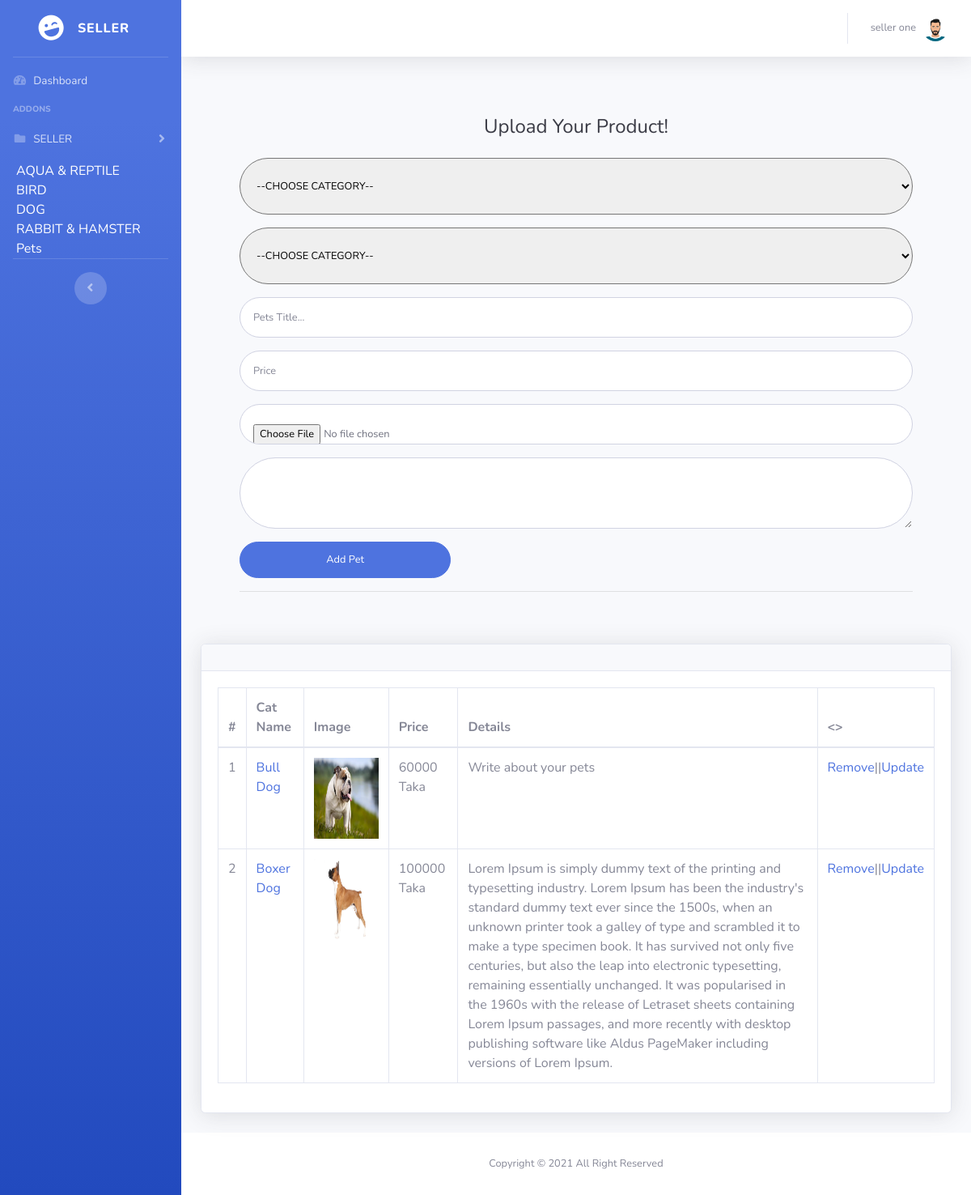
Page /admin/selpets.php (signed in) on the committed database.
### tables this page shows
CREATE TABLE `tbl_cat` (
  `cat_id` int(11) NOT NULL,
  `cat_name` varchar(300) NOT NULL
);

CREATE TABLE `tbl_product` (
  `pro_id` int(11) NOT NULL,
  `cat_id` int(11) NOT NULL,
  `sub_id` int(11) NOT NULL,
  `title` varchar(200) NOT NULL,
  `price` varchar(200) NOT NULL,
  `quantity` varchar(200) NOT NULL,
  `unit` varchar(200) NOT NULL,
  `image` varchar(300) NOT NULL,
  `details` text NOT NULL,
  `seller_id` int(11) NOT NULL,
  `hit` int(11) NOT NULL,
  `rat_hit` int(11) NOT NULL,
  `rat_avg` int(11) NOT NULL
);

### logicfiles/SessionClass.php (called while the page is built, shortened)
<?php
    class  Session{
        public static function get($key){
            if (isset($_SESSION[$key])) {
                return $_SESSION[$key];
            } else {
                return false;
            }
        }
    }
?>

### logicfiles/dbconnection.php (called while the page is built, shortened)
<?php
class DBconnection{
	public function connectDataBase(){
		$this->con = new mysqli('localhost', 'root', '','pet_shop');
	}
}
?>

### logicfiles/SelectClass.php (called while the page is built, shortened)
<?php
include_once 'dbconnection.php';
class SelectClass extends DBconnection{
	public function selectQuery($query){
		$result = $this->con->query($query) or die($this->con->error.__LINE__);
		if($result->num_rows > 0){
			return $result;
		}elseif($result->num_rows==0){
			return $result;
		} else {
			return $msg='no result found';
		}
	}
	public function selectallcat(){
		$query = "SELECT * FROM tbl_cat";
		$result = self::selectQuery($query);
		return $result;
	}
	public function selectproductfrseller($id){
			$query = "SELECT * FROM tbl_product WHERE seller_id = $id";
			$result = self::selectQuery($query);
			return $result;
	}
}
 ?>

### admin/selpets.php (the view, shortened to what this page needs)
<?php
include 'header.php';
?>
<div class="container-fluid">
           <div class="row">
              <div class="col-lg-12">
                <div class="p-5">
                  <div class="text-center">
                    <h1 class="h4 text-gray-900 mb-4">Upload Your Product!</h1>
                  </div>
              <?php
              if (isset($_GET['updatedata'])) {
                $viewdata = $select->viewproductadminbyid($_GET['updatedata']);
                if ($viewdata) {
                  while ($res = $viewdata->fetch_assoc()) {
                ?>
                <form method="post" action="" class="user" enctype="multipart/form-data">
                    <div class="form-group">
                      <select style="width: 100%;" class="form-control-user" name="cat_id">
                        <option value="<?php echo $res['cat_id']; ?>" ><?php echo $res['cat_name']; ?></option>
                        <?php
                        $cat = $select->selectallcat();
                        while ($row = $cat->fetch_assoc()) {
                          echo '<option value='.$row['cat_id'].'>'.$row['cat_name'].'</option>';}
                        ?>
                      </select>
                    </div>
                    <div class="form-group">
                      <select style="width: 100%;" class="form-control-user" name="sub_id">
                        <option value="<?php echo $res['sub_id']; ?>" ><?php echo $res['sub_name']; ?>
                        <?php
                        $cat = $select->selectallsub();
                        while ($row = $cat->fetch_assoc()) {
                          echo '<option value='.$row['sub_id'].'>'.$row['sub_name'].'</option>';}
                        ?>
                      </select>
                    </div>
                    <div class="form-group">
                      <input type="title" name="title" class="form-control form-control-user" value="<?php echo $res['title']; ?>">
                    </div>
                    <div class="form-group">
                      <input type="text" name="price" class="form-control form-control-user"  value="<?php echo $res['price']; ?>">
                    </div>
                    <div class="form-group">
                      <input type="hidden" name="quantity" class="form-control form-control-user"  value="<?php echo $res['quantity']; ?>">
                    </div>
                   <div class="form-group">
                      <input type="file" name="image" class="form-control form-control-user">
                      <img style="width: 100px; height: 100px;" src="../<?php echo $res['image']; ?>">
                    </div>
                 <div class="form-group">
                      <textarea name="details" class="form-control form-control-user"><?php echo $res['details']; ?></textarea>
                    </div>
                    <div class="row">
                      <div class="col-sm-4">
                    <input class="btn btn-primary btn-user btn-block" type="submit" name="update" value="Update">
                      </div>
                    </div>
                    <hr>
                  </form>
              <?php } } }else{ ?>
                  <form method="post" action="" class="user" enctype="multipart/form-data">
                    <div class="form-group">
                      <select style="width: 100%;" id="pet_id" class="form-control-user" name="cat_id">
                      	<option>--CHOOSE CATEGORY--</option>
                      </select>
                    </div>
                    <div class="form-group">
                      <select style="width: 100%;" class="form-control-user" id="subpet" name="sub_id">
                        <option>--CHOOSE CATEGORY--</option>
                      </select>
                    </div>
                    <div class="form-group">
                      <input type="title" name="title" class="form-control form-control-user"  placeholder="Pets Title...">
                    </div>
                    <div class="form-group">
                      <input type="text" name="price" class="form-control form-control-user"  placeholder="Price">
                    </div>
					         <div class="form-group">
                      <input type="file" name="image" class="form-control form-control-user">
                    </div>
					       <div class="form-group">
                      <textarea name="details" class="form-control form-control-user"></textarea>
                    </div>
                    <div class="row">
                      <div class="col-sm-4">
                    <input class="btn btn-primary btn-user btn-block" type="submit" name="pet" value="Add Pet">
                      </div>
                    </div>
                    <hr>
                    </form>
                <?php } ?>
                </div>
              </div>
            </div>
          <div class="card shadow mb-4">
            <div class="card-header py-3">
            </div>
            <div class="card-body">
              <div class="table-responsive">
                <table class="table table-bordered" id="dataTable" width="100%" cellspacing="0">
                  <thead>
                    <tr>
                      <th>#</th>
                      <th>Cat Name</th>
                      <th>Image</th>
                      <th>Price</th>
                      <th>Details</th>
                      <th><></th>
                    </tr>
                  </thead>
                  <tbody>
                    <?php
                        $foodview = $select->selectproductfrseller($seller_id);
                      if ($foodview) {
                        $a=0;
                          while ($row = $foodview->fetch_assoc()) {
                            $a++;
                     ?>
                    <tr>
                      <td><?php echo $a; ?></td>
                      <td><a href="singleproductview.php?proid=<?php echo $row['pro_id']; ?>"><?php echo $row['title']; ?></a></td>
                      <td><img style="height: 100px; width: 80px;" src="../<?php echo $row['image']; ?>"></td>
                      <td><?php echo $row['price']; ?> Taka</td>
                      <td><?php echo $row['details']; ?></td>
                      <td><a href="?removedata=<?php echo $row['pro_id'];?>">Remove</a>||<a href="?updatedata=<?php echo $row['pro_id'];?>">Update</a></td>
                    </tr>
               <?php } } ?>
                  </tbody>
                </table>
              </div>
            </div>
          </div>
        </div>
      </div>
<?php include 'footer.php'; ?>

### admin/header.php (shortened to what this page needs)
  <?php
  include_once '../logicfiles/SelectClass.php';
  include_once '../logicfiles/Login.php';
  $select = new SelectClass();
  include_once '../logicfiles/SessionClass.php';
  $seller_id = Session::get('seller_id');
  $seller_name = Session::get('seller_name');
  $seller_image = Session::get('seller_image');
  $admin = Session::get('admin');
  ?>
<!DOCTYPE html>
<html lang="en">
<head>
  <link href="vendor/fontawesome-free/css/all.min.css" rel="stylesheet" type="text/css">
  <link href="css/sb-admin-2.min.css" rel="stylesheet">
  <link href="vendor/datatables/dataTables.bootstrap4.min.css" rel="stylesheet">
</head>
<body id="page-top">
  <div id="wrapper">
    <ul class="navbar-nav bg-gradient-primary sidebar sidebar-dark accordion" id="accordionSidebar">
      <a class="sidebar-brand d-flex align-items-center justify-content-center" href="index.php">
        <div class="sidebar-brand-icon rotate-n-15">
          <i class="fas fa-laugh-wink"></i>
        </div>
         <?php if ($admin == 'admin') {
        ?>
        <div class="sidebar-brand-text mx-3">Admin</div>
      <?php }else{ ?>
        <div class="sidebar-brand-text mx-3">SELLER</div>
      <?php } ?>
      </a>
      <hr class="sidebar-divider my-0">
      <li class="nav-item">
        <a class="nav-link" href="index.php">
          <i class="fas fa-fw fa-tachometer-alt"></i>
          <span>Dashboard</span></a>
      </li>
      <?php if ($admin == 'admin') {
        ?>
      <hr class="sidebar-divider">
      <div class="sidebar-heading">
        Interface
      </div>
<!--       <li class="nav-item">
        <a class="nav-link collapsed" href="#" data-toggle="collapse" data-target="#collapseTwo" aria-expanded="true" aria-controls="collapseTwo">
          <i class="fas fa-fw fa-cog"></i>
          <span>Components</span>
        </a>
        <div id="collapseTwo" class="collapse" aria-labelledby="headingTwo" data-parent="#accordionSidebar">
          <div class="bg-white py-2 collapse-inner rounded">
            <h6 class="collapse-header">Custom Components:</h6>
            <a class="collapse-item" href="buttons.html">Buttons</a>
            <a class="collapse-item" href="cards.html">Cards</a>
          </div>
        </div>
      </li> -->
      <li class="nav-item">
        <a class="nav-link collapsed" href="#" data-toggle="collapse" data-target="#collapseUtilities" aria-expanded="true" aria-controls="collapseUtilities">
          <i class="fas fa-fw fa-wrench"></i>
          <span>Monitoring</span>
        </a>
        <div id="collapseUtilities" class="collapse" aria-labelledby="headingUtilities" data-parent="#accordionSidebar">
          <div class="bg-white py-2 collapse-inner rounded">
            <h6 class="collapse-header">CustomerS & Seller :</h6>
            <a class="collapse-item" href="customerprofile.php">Customer Profile</a>
            <a class="collapse-item" href="sellerprofile.php">Seller Profile</a>
            <a class="collapse-item" href="confirmtable.php">Confirm now</a>
          </div>
        </div>
      </li>
      <hr class="sidebar-divider">
    <?php }else{ ?>
      <div class="sidebar-heading">
        Addons
      </div>
      <li class="nav-item">
        <a class="nav-link collapsed" href="#" data-toggle="collapse" data-target="#collapsePages" aria-expanded="true" aria-controls="collapsePages">
          <i class="fas fa-fw fa-folder"></i>
          <span>SELLER</span>
        </a>
      </li>
       <div class="dropdown">
            <?php
                                      $foodview = $select->selectallcat();
                                    if ($foodview) {
                                        while ($row = $foodview->fetch_assoc()) {
                                  ?>
                        <li>
                            <a style="color: #fff; margin-left: 20px;margin-top: 5px;" data-toggle="dropdown" dclass="dropdown-toggle" href="#"><span class="key"><?php echo $row['cat_name']; ?><?php  $row['cat_id']; ?> </span><b class="caret"></b></a>
                      </li>
                                <?php  } } ?>
        </div>
          <hr class="sidebar-divider">
        <?php } if ($admin == 'admin') {
         ?>
<div class="sidebar-heading">
        Other
      </div>
      <li class="nav-item">
        <?php if ($flag==0 ) { ?>
        <a class="nav-link" href="adminprofile.php">
          <i class="fas fa-fw fa-chart-area"></i>
          <span>Admin Profile</span></a>
        <?php } ?>
        <a class="nav-link" href="createcat.php">
          <i class="fas fa-fw fa-chart-area"></i>
          <span>Categories</span></a>
          <a class="nav-link" href="product.php">
          <i class="fas fa-fw fa-chart-area"></i>
          <span>Product Table</span></a>
      </li>
      <hr class="sidebar-divider d-none d-md-block">
    <?php } ?>
      <div class="text-center d-none d-md-inline">
        <button class="rounded-circle border-0" id="sidebarToggle"></button>
      </div>
    </ul>
    <div id="content-wrapper" class="d-flex flex-column">
      <div id="content">
        <nav class="navbar navbar-expand navbar-light bg-white topbar mb-4 static-top shadow">
          <ul class="navbar-nav ml-auto">
            <li class="nav-item dropdown no-arrow">
              <a class="nav-link dropdown-toggle" href="#" id="userDropdown" role="button" data-toggle="dropdown" aria-haspopup="true" aria-expanded="false">
                <span class="mr-2 d-none d-lg-inline text-gray-600 small"><?php echo $seller_name;?></span>
                <img class="img-profile rounded-circle" src="../<?php echo $seller_image;?>">
              </a>
            </li>
          </ul>
        </nav>

### rows in the picture
tbl_cat: cat_name "AQUA & REPTILE"
tbl_cat: cat_name "BIRD"
tbl_cat: cat_name "DOG"
tbl_cat: cat_name "RABBIT & HAMSTER"
tbl_cat: cat_name "Pets"
tbl_product: title "Bull Dog", image (picture), price "60000", details "Write about your pets"
tbl_product: title "Boxer Dog", image (picture), price "100000", details "Lorem Ipsum is simply dummy text of the printing and typesetting industry. Lorem Ipsum has been the industry's standard dummy text ever since the 1500s, when an unknown printer took a galley of type and scrambled it to make a type specimen book. It has survived not only five centuries, but also the leap into electronic typesetting, remaining essentially unchanged. It was popularised in the 1960s with the release of Letraset sheets containing Lorem Ipsum passages, and more recently with desktop publishing software like Aldus PageMaker including versions of Lorem Ipsum."

### other values in the picture
$seller_name "seller one"
